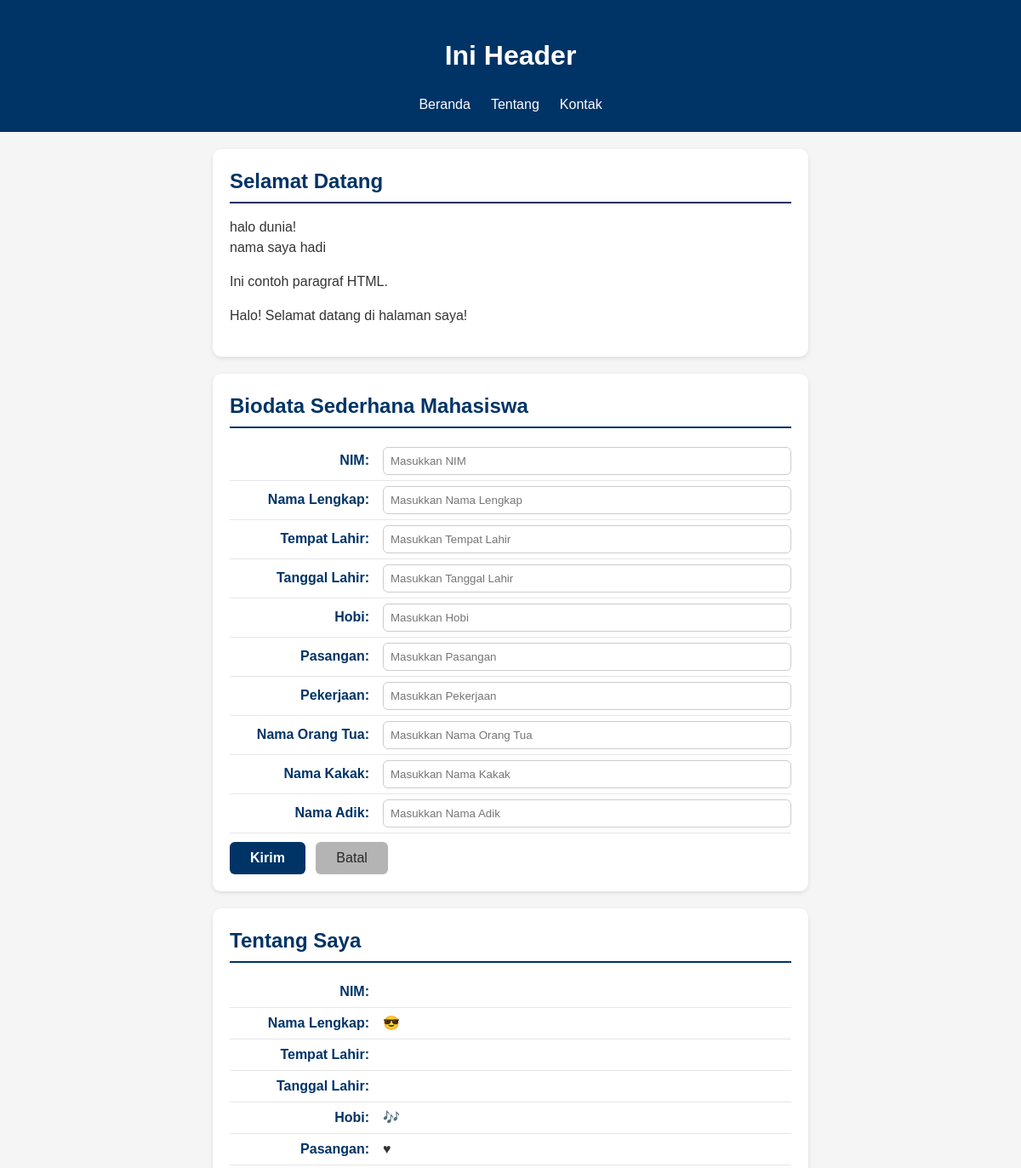
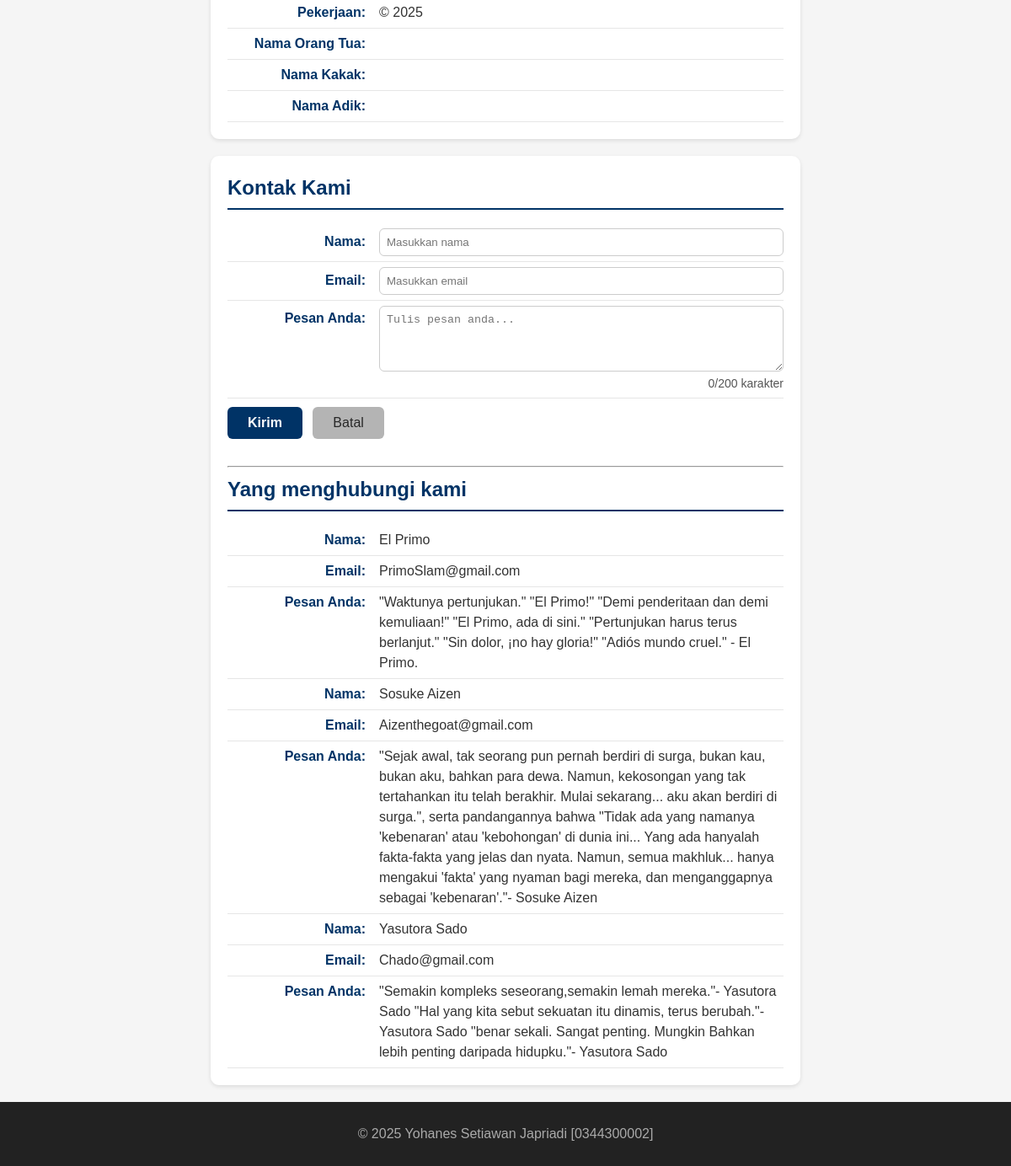
The page / on the database its author committed (2 pictures, top to bottom).
### tables this page shows
CREATE TABLE `tbl_tamu` (
  `cid` int(11) NOT NULL,
  `cnama` varchar(100) DEFAULT NULL,
  `cemail` varchar(100) DEFAULT NULL,
  `cpesan` text
);

### fungsi.php (the view, shortened to what this page needs)
<?php
function bersihkan($str)
{
  return htmlspecialchars(trim($str));
}
function tampilkanBiodata($conf, $arr)
{
  $html = "";
  foreach ($conf as $k => $v) {
    $label = $v["label"];
    $nilai = bersihkan($arr[$k] ?? '');
    $suffix = $v["suffix"];
    $html .= "<p><strong>{$label}</strong> {$nilai}{$suffix}</p>";
  }
  return $html;
}

### index.php (shortened to what this page needs)
<?php
require_once __DIR__ . '/fungsi.php';
?>
<!DOCTYPE html>
<html lang="en">
<head>
  <link rel="stylesheet" href="style.css">
</head>
<body>
  <header>
    <h1>Ini Header</h1>
    <nav>
      <ul>
        <li><a href="#home">Beranda</a></li>
        <li><a href="#about">Tentang</a></li>
        <li><a href="#contact">Kontak</a></li>
      </ul>
    </nav>
  </header>
  <main>
    <section id="home">
      <h2>Selamat Datang</h2>
      <?php
      echo "halo dunia!<br>";
      echo "nama saya hadi";
      ?>
      <p>Ini contoh paragraf HTML.</p>
    </section>
    <section id="biodata">
      <h2>Biodata Sederhana Mahasiswa</h2>
      <form action="proses.php" method="POST">
        <label for="txtNim"><span>NIM:</span>
          <input type="text" id="txtNim" name="txtNim" placeholder="Masukkan NIM" required>
        </label>
        <label for="txtNmLengkap"><span>Nama Lengkap:</span>
          <input type="text" id="txtNmLengkap" name="txtNmLengkap" placeholder="Masukkan Nama Lengkap" required>
        </label>
        <label for="txtT4Lhr"><span>Tempat Lahir:</span>
          <input type="text" id="txtT4Lhr" name="txtT4Lhr" placeholder="Masukkan Tempat Lahir" required>
        </label>
        <label for="txtTglLhr"><span>Tanggal Lahir:</span>
          <input type="text" id="txtTglLhr" name="txtTglLhr" placeholder="Masukkan Tanggal Lahir" required>
        </label>
        <label for="txtHobi"><span>Hobi:</span>
          <input type="text" id="txtHobi" name="txtHobi" placeholder="Masukkan Hobi" required>
        </label>
        <label for="txtPasangan"><span>Pasangan:</span>
          <input type="text" id="txtPasangan" name="txtPasangan" placeholder="Masukkan Pasangan" required>
        </label>
        <label for="txtKerja"><span>Pekerjaan:</span>
          <input type="text" id="txtKerja" name="txtKerja" placeholder="Masukkan Pekerjaan" required>
        </label>
        <label for="txtNmOrtu"><span>Nama Orang Tua:</span>
          <input type="text" id="txtNmOrtu" name="txtNmOrtu" placeholder="Masukkan Nama Orang Tua" required>
        </label>
        <label for="txtNmKakak"><span>Nama Kakak:</span>
          <input type="text" id="txtNmKakak" name="txtNmKakak" placeholder="Masukkan Nama Kakak" required>
        </label>
        <label for="txtNmAdik"><span>Nama Adik:</span>
          <input type="text" id="txtNmAdik" name="txtNmAdik" placeholder="Masukkan Nama Adik" required>
        </label>
        <button type="submit">Kirim</button>
        <button type="reset">Batal</button>
      </form>
    </section>
    <?php
    $biodata = $_SESSION["biodata"] ?? [];
    $fieldConfig = [
      "nim" => ["label" => "NIM:", "suffix" => ""],
      "nama" => ["label" => "Nama Lengkap:", "suffix" => " &#128526;"],
      "tempat" => ["label" => "Tempat Lahir:", "suffix" => ""],
      "tanggal" => ["label" => "Tanggal Lahir:", "suffix" => ""],
      "hobi" => ["label" => "Hobi:", "suffix" => " &#127926;"],
      "pasangan" => ["label" => "Pasangan:", "suffix" => " &hearts;"],
      "pekerjaan" => ["label" => "Pekerjaan:", "suffix" => " &copy; 2025"],
      "ortu" => ["label" => "Nama Orang Tua:", "suffix" => ""],
      "kakak" => ["label" => "Nama Kakak:", "suffix" => ""],
      "adik" => ["label" => "Nama Adik:", "suffix" => ""],
    ];
    ?>
    <section id="about">
      <h2>Tentang Saya</h2>
      <?= tampilkanBiodata($fieldConfig, $biodata) ?>
    </section>
    <section id="contact">
      <h2>Kontak Kami</h2>
      <form action="proses.php" method="POST">
        <label for="txtNama"><span>Nama:</span>
          <input type="text" id="txtNama" name="txtNama" placeholder="Masukkan nama" required autocomplete="name">
        </label>
        <label for="txtEmail"><span>Email:</span>
          <input type="email" id="txtEmail" name="txtEmail" placeholder="Masukkan email" required autocomplete="email">
        </label>
        <label for="txtPesan"><span>Pesan Anda:</span>
          <textarea id="txtPesan" name="txtPesan" rows="4" placeholder="Tulis pesan anda..." required></textarea>
          <small id="charCount">0/200 karakter</small>
        </label>
        <button type="submit">Kirim</button>
        <button type="reset">Batal</button>
      </form>
      <br>
      <hr>
      <h2>Yang menghubungi kami</h2>
     <?php include 'read_inc.php'; ?>
    </section>
  </main>
  <footer>
    <p>&copy; 2025 Yohanes Setiawan Japriadi [0344300002]</p>
  </footer>
</body>
</html>

### read_inc.php
<?php
require 'koneksi.php';
$fieldContact = [
    "nama"  => ["label" => "Nama:",       "suffix" => ""],
    "email" => ["label" => "Email:",      "suffix" => ""],
    "pesan" => ["label" => "Pesan Anda:", "suffix" => ""]
];
$sql = "SELECT * FROM tbl_tamu ORDER BY cid DESC";
$q   = mysqli_query($conn, $sql);
if (!$q) {
    echo "<p>Gagal membaca data tamu: " . htmlspecialchars(mysqli_error($conn)) . "</p>";
} elseif (mysqli_num_rows($q) === 0) {
    echo "<p>Belum ada data tamu yang tersimpan.</p>";
} else {
    while ($row = mysqli_fetch_assoc($q)) {
        $arrContact = [
            "nama"  => $row["cnama"]  ?? "",
            "email" => $row["cemail"] ?? "",
            "pesan" => $row["cpesan"] ?? "",
        ];
        echo tampilkanBiodata($fieldContact, $arrContact);
    }
}
?>

### style.css (style rules this page uses)
* { box-sizing: border-box; }
body { margin: 0; font-family: Arial, sans-serif; background: #f5f5f5; color: #333; line-height: 1.5; }
header { background: #003366; color: #fff; padding: 20px; text-align: center; }
header ul { display: flex; justify-content: center; list-style: none; padding: 0; margin: 10px 0 0; }
header li a { color: #fff; text-decoration: none; padding: 6px 12px; }
#home, #about, #contact, #biodata { background-color: #ffffff; border-radius: 10px; padding: 20px; max-width: 700px; margin: 20px auto; box-shadow: 0 2px 5px rgba(0, 0, 0, 0.1); }
#home h2, #about h2, #contact h2, #biodata h2 { color: #003366; border-bottom: 2px solid #003366; padding-bottom: 6px; margin-top: 0; margin-bottom: 16px; }
#home p { text-align: justify; }
#about p, #contact p, #contact label, #biodata label { display: flex; justify-content: flex-start; align-items: baseline; margin: 0; padding: 6px 0; border-bottom: 1px solid #e6e6e6; }
#about strong, #contact strong, #contact label>span, #biodata label>span { min-width: 180px; color: #003366; font-weight: 600; text-align: right; padding-right: 16px; flex-shrink: 0; }
#contact input, #contact textarea, #biodata input { flex: 1; border: 1px solid #ccc; border-radius: 6px; padding: 8px; color: #000; font-weight: normal; margin: 0; box-sizing: border-box; }
#contact button, #biodata button { margin-top: 10px; display: inline-block; padding: 10px 24px; font-size: 16px; border-radius: 6px; cursor: pointer; border: none; transition: all 0.3s ease; margin-right: 8px; }
#contact button[type="submit"], #biodata button[type="submit"] { background-color: #003366; color: #fff; font-weight: 600; }
#contact button[type="reset"], #biodata button[type="reset"] { background-color: #b4b4b4; color: #272727; font-weight: 500; }
footer { background: #222; color: #aaa; text-align: center; padding: 10px; }

### rows shown on the page
tbl_tamu: label "Nama:", cnama "El Primo", label "Email:", cemail "PrimoSlam@gmail.com", label "Pesan Anda:", cpesan "\"Waktunya pertunjukan.\" \"El Primo!\" \"Demi penderitaan dan demi kemuliaan!\" \"El Primo, ada di sini.\" \"Pertunjukan harus terus berlanjut.\" \"Sin dolor, ¡no hay gloria!\" \"Adiós mundo cruel.\" - El Primo."
tbl_tamu: label "Nama:", cnama "Sosuke Aizen", label "Email:", cemail "Aizenthegoat@gmail.com", label "Pesan Anda:", cpesan "\"Sejak awal, tak seorang pun pernah berdiri di surga, bukan kau, bukan aku, bahkan para dewa. Namun, kekosongan yang tak tertahankan itu telah berakhir. Mulai sekarang... aku akan berdiri di surga.\", serta pandangannya bahwa \"Tidak ada yang namanya 'kebenaran' atau 'kebohongan' di dunia ini... Yang ada hanyalah fakta-fakta yang jelas dan nyata. Namun, semua makhluk... hanya mengakui 'fakta' yang nyaman bagi mereka, dan menganggapnya sebagai 'kebenaran'.\"- Sosuke Aizen"
tbl_tamu: label "Nama:", cnama "Yasutora Sado", label "Email:", cemail "Chado@gmail.com", label "Pesan Anda:", cpesan "\"Semakin kompleks seseorang,semakin lemah mereka.\"- Yasutora Sado \"Hal yang kita sebut sekuatan itu dinamis, terus berubah.\"- Yasutora Sado \"benar sekali. Sangat penting. Mungkin Bahkan lebih penting daripada hidupku.\"- Yasutora Sado"

### other values the page prints
$label "NIM:"
$label "Nama Lengkap:"
$suffix "😎"
$label "Tempat Lahir:"
$label "Tanggal Lahir:"
$label "Hobi:"
$suffix "🎶"
$label "Pasangan:"
$suffix "♥"
$label "Pekerjaan:"
$suffix "© 2025"
$label "Nama Orang Tua:"
$label "Nama Kakak:"
$label "Nama Adik:"
